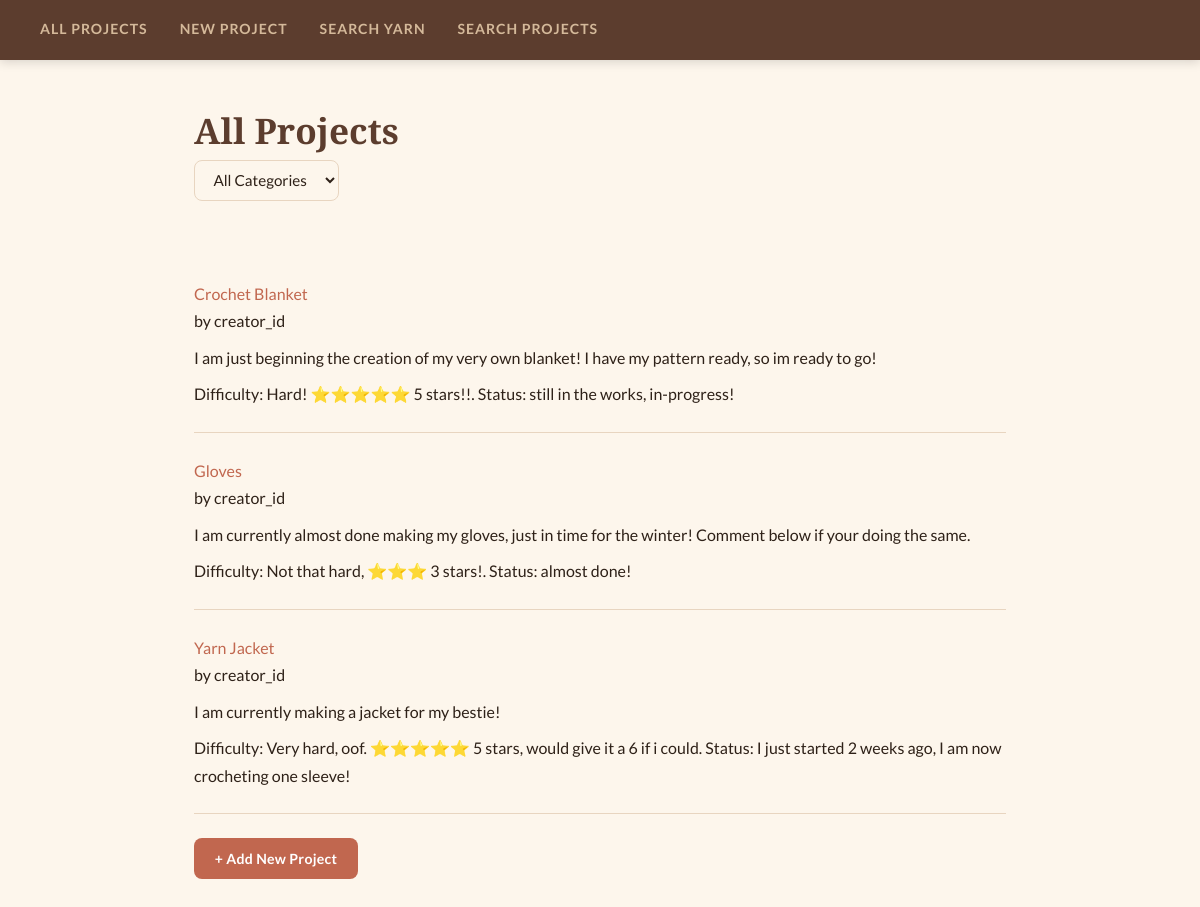
/crochet/, run on an earlier commit of the app's database.
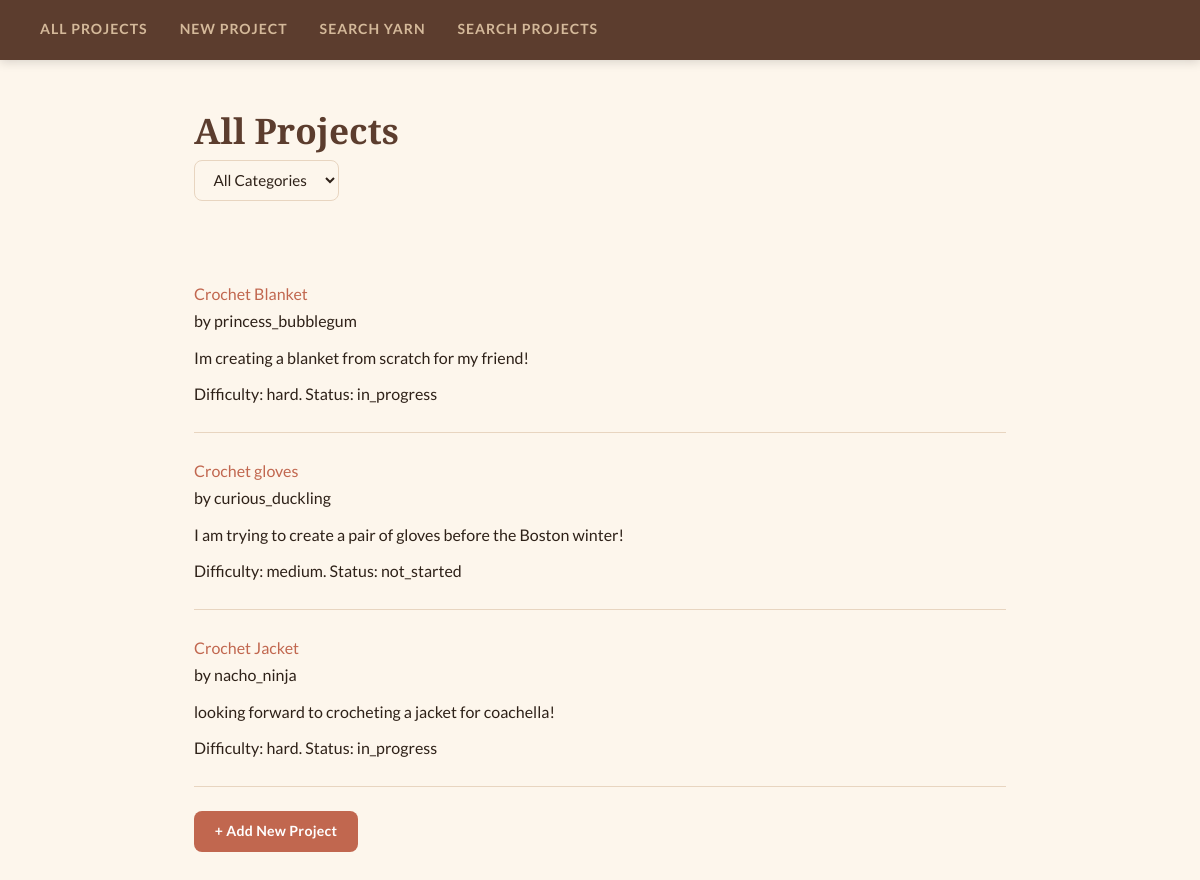
And on a later commit of the database.
### crochet/models.py (models this page shows, shortened)
class Project(models.Model):
    title = models.TextField(blank=False)
    creator = models.TextField(blank=False)
    description = models.TextField(blank=False)
    DIFFICULTY_CHOICES = [
        ('easy', 'Easy'),
        ('medium', 'Medium'),
        ('hard', 'Hard'),
    ]
    difficulty_level = models.CharField(max_length=10,choices=DIFFICULTY_CHOICES,default='easy')
    image_file = models.ImageField(blank=True) # so the user can upload an image of their progress
    STATUS_CHOICES = [
    ('not_started', 'Not Started'),
    ('in_progress', 'In Progress'),
    ('completed', 'Completed'),
]
    project_status = models.CharField(max_length=20,choices=STATUS_CHOICES,default='not_started')
    category = models.TextField(blank=True, default='')
    date_created = models.DateTimeField(auto_now=True)
    RATING_CHOICES = [
    (1, '1 Star'),
    (2, '2 Stars'),
    (3, '3 Stars'),
    (4, '4 Stars'),
    (5, '5 Stars'),
    ]
    rating = models.IntegerField(choices=RATING_CHOICES,default=5)

### crochet/views.py (the view)
# urls.py: path('', views.ProjectListView.as_view(), name='project-list'),
class ProjectListView(ListView):
    model = Project
    template_name = 'crochet/project_list.html'
    context_object_name = 'projects'
    def get_queryset(self):
        queryset = Project.objects.all()
        category = self.request.GET.get('category', '')
        rating = self.request.GET.get('rating', '')
        difficulty = self.request.GET.get('difficulty', '')
        if category:
            queryset = queryset.filter(category__icontains=category)
        if rating:
            queryset = queryset.filter(rating=rating)
        if difficulty:
            queryset = queryset.filter(difficulty_level=difficulty)
        return queryset
    def get_context_data(self, **kwargs):
        context = super().get_context_data(**kwargs)
        context['selected_category'] = self.request.GET.get('category', '')
        context['selected_rating'] = self.request.GET.get('rating', '')
        context['selected_difficulty'] = self.request.GET.get('difficulty', '')
        context['categories'] = Project.objects.exclude(category='').values_list('category', flat=True).distinct()
        context['ratings'] = [1,2,3,4,5]
        context['difficulties'] = Project.DIFFICULTY_CHOICES
        return context

### crochet/templates/crochet/project_list.html (shortened to what this page needs)
{% extends 'crochet/base.html' %}
{% block content %}
<h1>All Projects</h1>
<form method="GET" style="display: flex; align-items: center; gap: 1rem; margin-bottom: 1.5rem;">
    <select name="category" onchange="this.form.submit()" style="
        padding: 0.6rem 0.9rem;
        border: 1px solid var(--border);
        border-radius: var(--radius-sm);
        font-size: 0.95rem;
        font-family: 'Lato', sans-serif;
        background: var(--cream);
        color: var(--text);
        outline: none;
        cursor: pointer;
    ">
        <option value="">All Categories</option>
    </select>
</form>
<br><br>
{% for project in projects %}
    <div>
        <a href="{% url 'project-detail' project.pk %}">
            {{ project.title }}
        </a>
        <p>by {{ project.creator }}</p>
        <p>{{ project.description }}</p>
        <p>
            Difficulty: {{ project.difficulty_level }}.
            Status: {{ project.project_status }}
        </p>
    </div>
    <hr>
{% empty %}
    <p>No projects yet.</p>
{% endfor %}
<a href="{% url 'create-project' %}" class="btn btn-primary">
    + Add New Project
</a>
<br><br>
{% endblock %}

### crochet/templates/crochet/base.html (shortened to what this page needs)
{% load static %}
<html>
<head>
    <link rel="stylesheet" href="{% static 'styles-for-crochet.css' %}">
</head>
<body>
<nav>
    <a href="{% url 'project-list' %}">All Projects</a>
    <a href="{% url 'create-project' %}">New Project</a>
    <a href="{% url 'yarn-search' %}">Search Yarn</a>
    <a href="{% url 'project-search' %}">Search Projects</a>
</nav>
<div class="page">
    {% block content %}
    {% endblock %}
</div>
</body>
</html>

### static/styles-for-crochet.css (style rules this page uses)
:root { --cream: #fdf6ec; --warm-white: #fff9f2; --blush: #f2c4a0; --terracotta: #c1674f; --brown: #5c3d2e; --dark-brown: #3b2417; --sage: #7a9e87; --sage-light: #d4e8db; --muted: #9e7f6e; --text: #2e2118; --border: #e8d5c0; --radius: 14px; --radius-sm: 8px; --shadow: 0 4px 20px rgba(92, 61, 46, 0.10); --shadow-sm: 0 2px 8px rgba(92, 61, 46, 0.07); }
*, *::before, *::after { box-sizing: border-box; margin: 0; padding: 0; }
body { background-color: var(--cream); color: var(--text); font-family: 'Lato', sans-serif; font-size: 16px; line-height: 1.7; min-height: 100vh; padding: 0; }
a { color: var(--terracotta); text-decoration: none; transition: color 0.2s; }
h1, h2, h3 { font-family: 'Playfair Display', serif; font-weight: 600; color: var(--brown); line-height: 1.3; }
h1 { font-size: 2.2rem; margin-bottom: 0.4rem; }
p { margin-bottom: 0.6rem; }
hr { border: none; border-top: 1px solid var(--border); margin: 1.5rem 0; }
nav { background: var(--brown); padding: 0 2.5rem; display: flex; align-items: center; gap: 2rem; height: 60px; box-shadow: 0 2px 10px rgba(0,0,0,0.15); position: sticky; top: 0; z-index: 100; }
nav a { color: #d4b99a; font-size: 0.88rem; text-transform: uppercase; letter-spacing: 0.07em; font-weight: 700; padding: 4px 0; border-bottom: 2px solid transparent; transition: color 0.2s, border-color 0.2s; text-decoration: none; }
.page { max-width: 860px; margin: 0 auto; padding: 3rem 1.5rem 5rem; }
.btn { display: inline-block; padding: 0.55rem 1.3rem; border-radius: var(--radius-sm); font-size: 0.88rem; font-family: 'Lato', sans-serif; font-weight: 700; cursor: pointer; border: none; transition: opacity 0.15s, transform 0.15s; text-decoration: none; letter-spacing: 0.02em; }
.btn-primary { background: var(--terracotta); color: #fff; }

What changed in the data, as far as the page shows it:
changed Project "Crochet Blanket": creator "creator_id" → "princess_bubblegum"; description "I am just beginning the creation of my very own blanket! I have my pattern ready, so im ready to go!" → "Im creating a blanket from scratch for my friend!"; difficulty_level "Hard! ⭐⭐⭐⭐⭐ 5 stars!!" → "hard"; project_status "still in the works, in-progress!" → "in_progress"
changed Project: title "Gloves" → "Crochet gloves"; creator "creator_id" → "curious_duckling"; description "I am currently almost done making my gloves, just in time for the winter! Comment below if your doing the same." → "I am trying to create a pair of gloves before the Boston winter!"; difficulty_level "Not that hard, ⭐⭐⭐ 3 stars!" → "medium"; project_status "almost done!" → "not_started"
changed Project: title "Yarn Jacket" → "Crochet Jacket"; creator "creator_id" → "nacho_ninja"; description "I am currently making a jacket for my bestie!" → "looking forward to crocheting a jacket for coachella!"; difficulty_level "Very hard, oof. ⭐⭐⭐⭐⭐ 5 stars, would give it a 6 if i could" → "hard"; project_status "I just started 2 weeks ago, I am now crocheting one sleeve!" → "in_progress"
